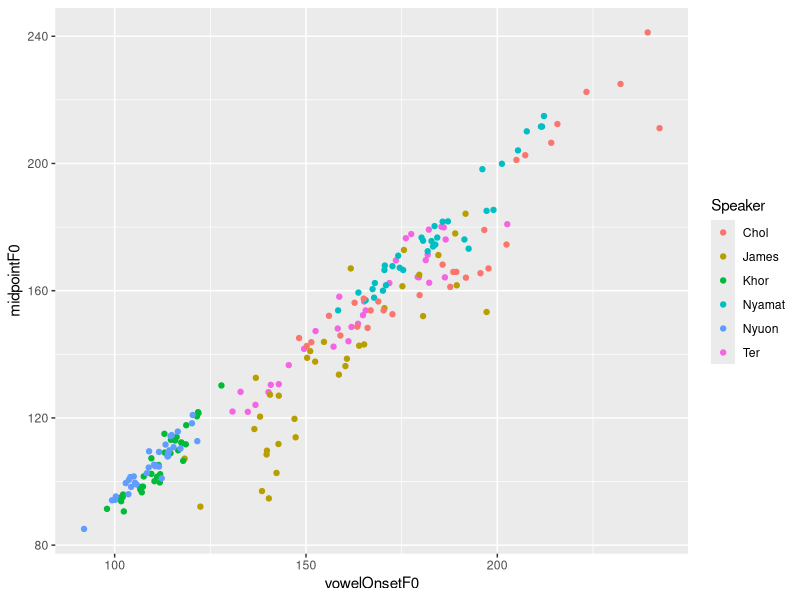
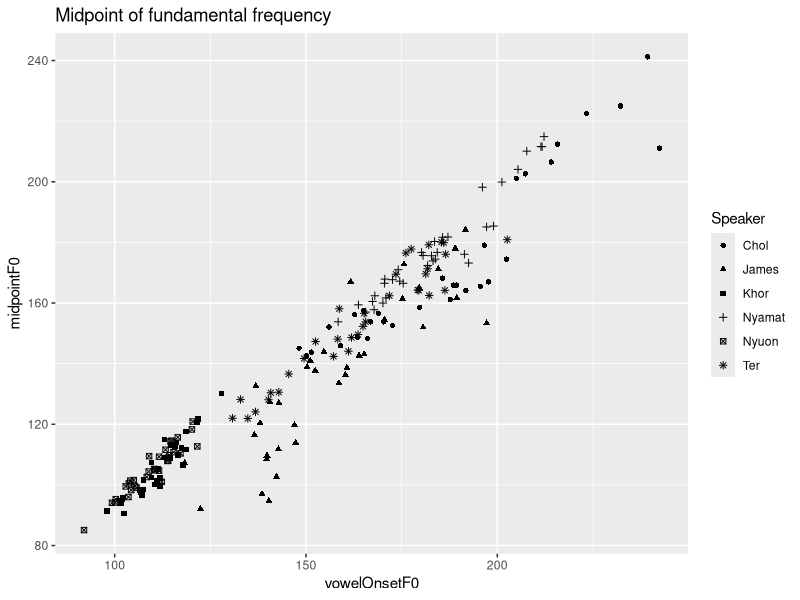
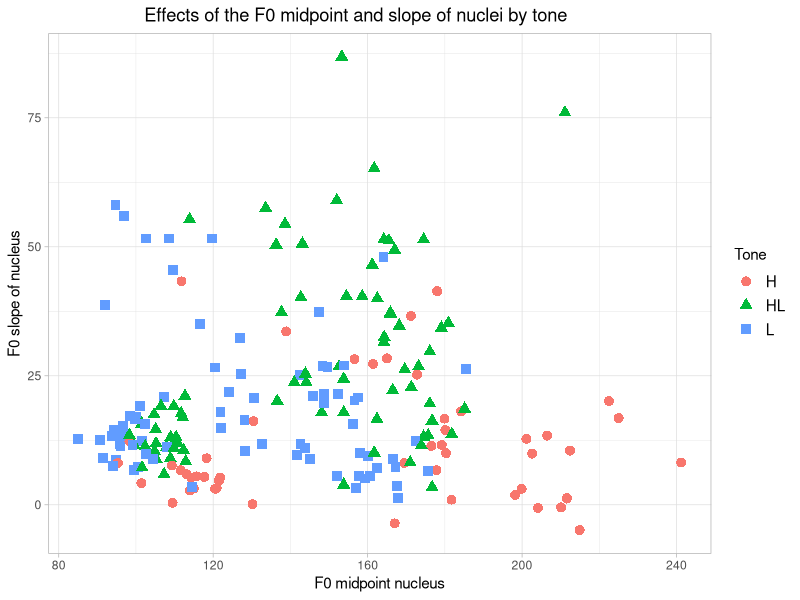

The R script that drew these images, in order:
## ---- chunk 1
knitr::opts_chunk$set(echo = TRUE)
## ---- chunk 2
library(ggplot2)
## ---- chunk 3
dat <- read.csv("subsetdataLexMidpointF0.csv", sep = ",")

## ---- chunk 4
qplot(vowelOnsetF0, midpointF0, data = dat, color = Speaker)

## ---- chunk 5
ggplot() + geom_point(data = dat, aes(x = vowelOnsetF0, y = midpointF0, shape = Speaker)) +
  ggtitle("Midpoint of fundamental frequency")
  theme(plot.title = element_text(hjust = 0.5))

## ---- chunk 6

ggplot() + geom_point(data = dat, aes(x=midpointF0, y=SlopeF0, shape=Tone, color=Tone), size = 3) +
  ggtitle("Effects of the F0 midpoint and slope of nuclei by tone")  +
  theme_light() +theme(legend.text=element_text(size=rel(1))) +
  theme(plot.title = element_text(hjust = 0.4)) + ylab("F0 slope of nucleus") + xlab("F0 midpoint nucleus") 
